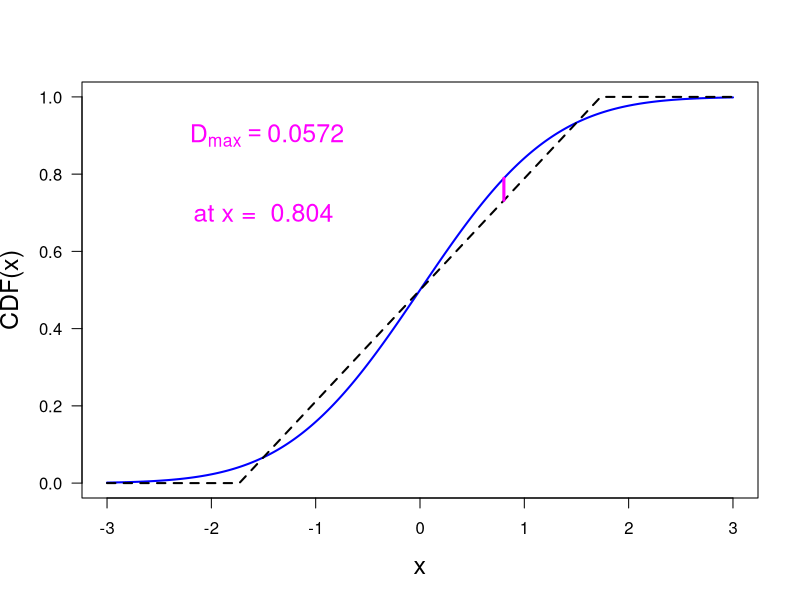

This figure's R source:
print('file: SolutionPDsPDFsNormalUniformCDFs.R')
# EXERCISE & SOLUTION: CDFs for standard normal & standardized uniform PDF
x = seq(-3,3,0.01); CDFnormal = pnorm(x)                   # coarse resolution
b = sqrt(3); xu = c(-3,-b,b,3); CDFuniformN = c(0,0,1,1)
# find maximum y-difference between CDFs:
xd = seq(0,b,0.001); CDFn = pnorm(xd); CDFu = 0.5+0.5*xd/b # fine resolution
k = which.max(abs(CDFn-CDFu))  # 805
xDmax = xd[k]; print(c(round(xDmax,4),'xDmax')) 
Dmax = CDFn[k]-CDFu[k]; print(c(round(Dmax,4),'Dmax')) 
Dmaxr = round(Dmax,4)
xp = c(xDmax,xDmax); yp = c(CDFu[k],CDFn[k])
# png('CDFsNU160912.png',width=16,height=16,units='cm',res=300)
plot(x,CDFnormal,type='l',lwd=2,col='blue',xlab='x',ylab='CDF(x)',las=1,cex.lab=1.5)
lines(xu,CDFuniformN,col='black',lwd=2,lty=2)
lines(xp,yp,col='magenta',lwd=3)
xt = -1.5
text(xt,0.9,bquote(~D[max] == .(Dmaxr)),col='magenta',cex=1.5)
text(xt,0.7,paste('at x = ',as.character(round(xDmax,4))),col='magenta',cex=1.5)
# dev.off()